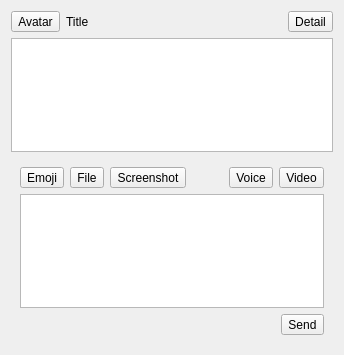
<?xml version="1.0" encoding="UTF-8"?>
<ui version="4.0">
 <class>MessageWindow</class>
 <widget class="QWidget" name="MessageWindow">
  <property name="geometry">
   <rect>
    <x>0</x>
    <y>0</y>
    <width>344</width>
    <height>355</height>
   </rect>
  </property>
  <property name="windowTitle">
   <string>Form</string>
  </property>
  <layout class="QGridLayout" name="layout_message_window">
   <item row="0" column="0">
    <layout class="QGridLayout" name="layout_title">
     <item row="0" column="3">
      <widget class="QToolButton" name="button_detail">
       <property name="text">
        <string>Detail</string>
       </property>
      </widget>
     </item>
     <item row="0" column="1">
      <widget class="QLabel" name="label_title">
       <property name="text">
        <string>Title</string>
       </property>
      </widget>
     </item>
     <item row="0" column="2">
      <spacer name="spacer_title">
       <property name="orientation">
        <enum>Qt::Orientation::Horizontal</enum>
       </property>
       <property name="sizeHint" stdset="0">
        <size>
         <width>40</width>
         <height>20</height>
        </size>
       </property>
      </spacer>
     </item>
     <item row="0" column="0">
      <widget class="QToolButton" name="button_title_avatar">
       <property name="text">
        <string>Avatar</string>
       </property>
      </widget>
     </item>
    </layout>
   </item>
   <item row="2" column="0">
    <widget class="QWidget" name="widget_input" native="true">
     <layout class="QGridLayout" name="layout_widget_input">
      <item row="0" column="0">
       <layout class="QHBoxLayout" name="layout_button_ctrls">
        <item>
         <widget class="QToolButton" name="button_emoji">
          <property name="text">
           <string>Emoji</string>
          </property>
         </widget>
        </item>
        <item>
         <widget class="QToolButton" name="button_file">
          <property name="text">
           <string>File</string>
          </property>
         </widget>
        </item>
        <item>
         <widget class="QToolButton" name="button_screenshot">
          <property name="text">
           <string>Screenshot</string>
          </property>
         </widget>
        </item>
        <item>
         <spacer name="spacer_button_ctrls">
          <property name="orientation">
           <enum>Qt::Orientation::Horizontal</enum>
          </property>
          <property name="sizeHint" stdset="0">
           <size>
            <width>40</width>
            <height>20</height>
           </size>
          </property>
         </spacer>
        </item>
        <item>
         <widget class="QToolButton" name="button_voice">
          <property name="text">
           <string>Voice</string>
          </property>
         </widget>
        </item>
        <item>
         <widget class="QToolButton" name="button_video">
          <property name="text">
           <string>Video</string>
          </property>
         </widget>
        </item>
       </layout>
      </item>
      <item row="1" column="0">
       <widget class="QTextEdit" name="textEdit"/>
      </item>
      <item row="2" column="0">
       <layout class="QHBoxLayout" name="layout_send">
        <item>
         <spacer name="spacer_send">
          <property name="orientation">
           <enum>Qt::Orientation::Horizontal</enum>
          </property>
          <property name="sizeHint" stdset="0">
           <size>
            <width>40</width>
            <height>20</height>
           </size>
          </property>
         </spacer>
        </item>
        <item>
         <widget class="QToolButton" name="button_send">
          <property name="text">
           <string>Send</string>
          </property>
         </widget>
        </item>
       </layout>
      </item>
     </layout>
    </widget>
   </item>
   <item row="1" column="0">
    <widget class="QListView" name="list_messages"/>
   </item>
  </layout>
 </widget>
 <resources/>
 <connections/>
</ui>
